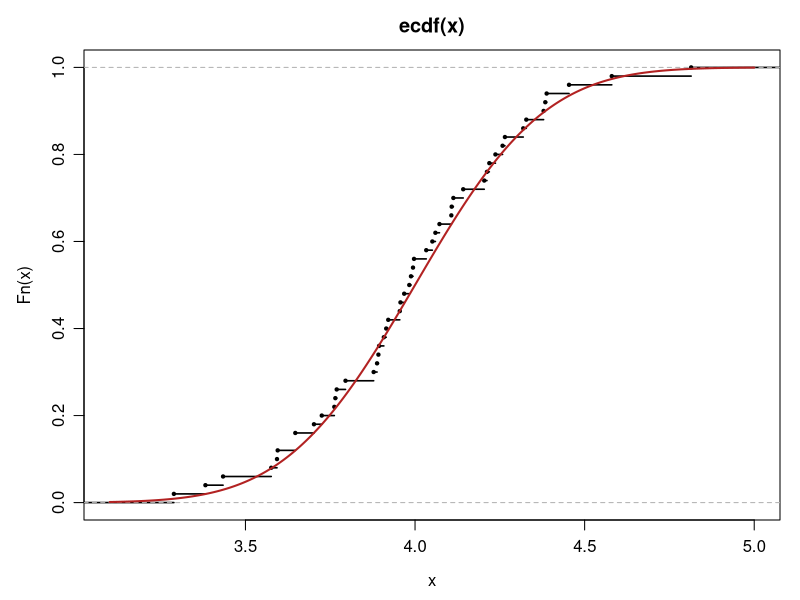
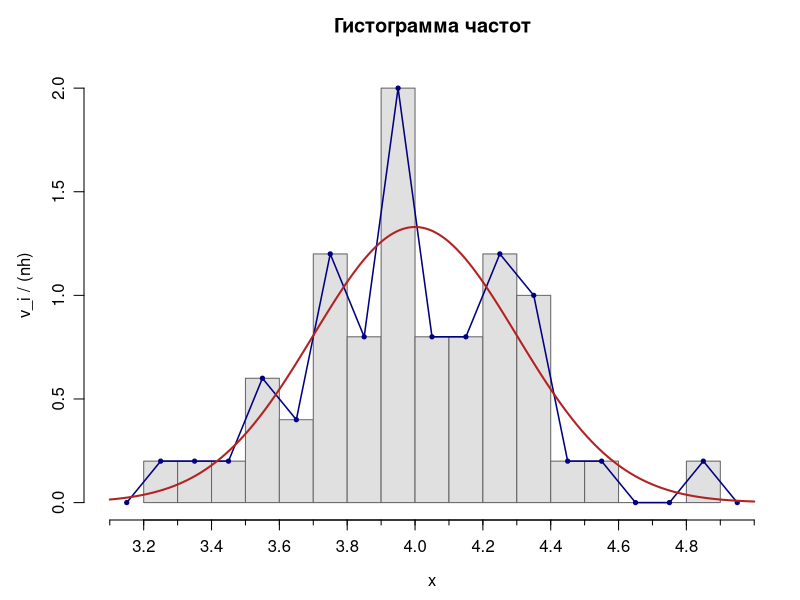

The R source for these figures, in order:
fig_dir <- "../report/fig"
dir.create(fig_dir, showWarnings = FALSE, recursive = TRUE)

# открыть pdf для рисунка (кириллица через cairo)
fig <- function(name, w = 6.5, h = 3.6) {
    cairo_pdf(file.path(fig_dir, paste0(name, ".pdf")),
              width = w, height = h, family = "Times New Roman")
    par(mar = c(4, 4.2, 2.5, 1), mgp = c(2.5, 0.8, 0))
}
hdr <- function(s) cat("\n", s, "\n", sep = "")

res <- list()
keep <- function(name, value) res[[name]] <<- value

x <- c(3.795, 3.434, 3.892, 4.258, 4.814, 4.072, 3.765, 3.647, 4.108, 3.888, 3.576, 4.204, 4.033, 4.388,
       4.319, 3.988, 3.769, 3.997, 4.113, 3.725, 3.968,
       3.595, 4.580, 4.237, 3.382, 4.328, 3.983, 3.915, 3.908, 3.878, 3.957, 4.107, 4.384, 4.454,
       4.219, 4.051, 3.955, 3.762, 3.593, 4.212, 3.894, 3.702,
       3.289, 4.060, 3.921, 4.379, 3.647, 3.994, 4.265, 4.142)
n <- length(x)
al <- 0.05 # alpha_2
c0 <- 3.76; d0 <- 4.12 # отрезок [c, d]
h <- 0.10 # шаг гистограммы
a0 <- 4.00; sig0 <- 0.30 # основная гипотеза
a1 <- 3.60; sig1 <- 0.30 # альтернатива (задание 8)

hdr("1)")
xs <- sort(x)
cat("n =", n, "\n")
print(xs)

# группировка с шагом h, границы кратны h; интервалы вида (l, u]
brk <- round(seq(floor(min(x) / h) * h, ceiling(max(x) / h) * h, by = h), 2)
hs <- hist(x, breaks = brk, plot = FALSE)
grp <- data.frame(LW = brk[-length(brk)], UP = brk[-1], MID = hs$mids,
                  NU = hs$counts, W = hs$counts / n, DENS = hs$density)
print(grp)

# ЭФР вместе с F0 = N(a0, sig0^2)
ef <- ecdf(x)
xx <- seq(3.1, 5.0, length.out = 500)
fig("t1_ecdf")
plot(ef, do.points = FALSE, verticals = FALSE, main = "ecdf(x)", lwd = 1.6,
     xlab = "x", ylab = "Fn(x)", xlim = range(xx), col.01line = "grey70")
points(unique(xs), ef(unique(xs)), pch = 19, cex = 0.45)
lines(xx, pnorm(xx, a0, sig0), col = "firebrick", lwd = 2)
invisible(dev.off())

# гистограмма (высоты nu_i / (n h)) и полигон частот (середины интервалов, замкнут на ось)
pmid <- c(min(hs$mids) - h, hs$mids, max(hs$mids) + h)
pden <- c(0, hs$density, 0)
fig("t1_hist")
plot(hs, freq = FALSE, col = "grey88", border = "grey40", main = "Гистограмма частот", xlab = "x",
     ylab = "v_i / (nh)", xlim = range(xx), ylim = c(0, 2.1), xaxt = "n")
axis(1, at = seq(3.1, 5.0, by = 0.1), labels = FALSE, tcl = -0.25)
axis(1, at = seq(3.2, 4.8, by = 0.2))
lines(pmid, pden, type = "o", pch = 19, cex = 0.5, col = "navy", lwd = 1.5)
lines(xx, dnorm(xx, a0, sig0), col = "firebrick", lwd = 2)
invisible(dev.off())


# Задание 2. Выборочные характеристики
hdr("2)")
m <- mean(x)
s2 <- mean(x^2) - m^2 # выборочная дисперсия
S2 <- n * s2 / (n - 1) # исправленная дисперсия
med <- median(x) # n четное: (x_(25) + x_(26)) / 2
asy <- mean((x - m)^3) / s2^(3/2)
exc <- mean((x - m)^4) / s2^2 - 3
pr <- sum(x >= c0 & x <= d0) / n
cat(sprintf("mean = %.5f  s2 = %.6f  S2 = %.6f  s = %.5f\n", m, s2, S2, sqrt(s2)))
cat(sprintf("x_(25) = %.3f  x_(26) = %.3f  med = %.4f\n", xs[25], xs[26], med))
cat(sprintf("m3 = %.6f  m4 = %.6f  s^3 = %.6f  s^4 = %.6f\n",
            mean((x - m)^3), mean((x - m)^4), s2^(3/2), s2^2))
cat(sprintf("asy = %.4f  exc = %.4f\n", asy, exc))
cat(sprintf("#{c <= X <= d} = %d  P = %.2f\n", sum(x >= c0 & x <= d0), pr))
cat(sprintf("sum x = %.3f  sum x^2 = %.6f\n", sum(x), sum(x^2)))
keep("mean", m); keep("s2", s2); keep("S2", S2); keep("median", med)
keep("asy", asy); keep("exc", exc); keep("prob_cd", pr)

hdr("3)")
a_hat <- m
s2_hat <- s2
bias_a <- 0
bias_s2 <- -s2 / n # E s^2 - sigma^2 = -sigma^2 / n, подставляем s^2
cat(sprintf("a_hat = %.5f  sigma2_hat = %.6f\n", a_hat, s2_hat))
cat(sprintf("bias(a_hat) = 0  bias(sigma2_hat) = -sigma^2/n ~ %.6f\n", bias_s2))
keep("bias_s2", bias_s2)

hdr("4)")
s1 <- sqrt(s2)
ta <- qt(1 - al / 2, n - 1)
da <- s1 * ta / sqrt(n - 1)
xal1 <- qchisq(al / 2, n - 1)
xal2 <- qchisq(al / 2, n - 1, lower.tail = FALSE)
ns2 <- n * s2
CI <- data.frame(PAR = c("a", "sigma^2", "sigma"),
                 LOWER = c(m - da, ns2 / xal2, sqrt(ns2 / xal2)),
                 UPPER = c(m + da, ns2 / xal1, sqrt(ns2 / xal1)))
cat(sprintf("t = %.4f  delta = %.5f  chi2_low = %.4f  chi2_up = %.4f  n s^2 = %.5f\n",
            ta, da, xal1, xal2, ns2))
print(CI, digits = 6)
print(t.test(x, conf.level = 1 - al)$conf.int)
keep("ci_a_lo", CI$LOWER[1]); keep("ci_a_up", CI$UPPER[1])
keep("ci_s2_lo", CI$LOWER[2]); keep("ci_s2_up", CI$UPPER[2])

hdr("5)")
v2 <- (0:(n - 1)) / n # F_n(X_(i) - 0)
v3 <- (1:n) / n # F_n(X_(i))
v4 <- pnorm(xs, a0, sig0) # F_0(X_(i))
v5 <- abs(v2 - v4)
v6 <- abs(v3 - v4)
v7 <- pmax(v5, v6)
Dn <- max(v7)
t.ks <- data.frame(I = 1:n, X = xs, Fn0 = v2, Fn1 = v3, F0 = v4, D1 = v5, D2 = v6, M = v7)
imax <- which.max(v7)
# для отчета: первые 3 строки и 3 строки вокруг максимума
print(t.ks[c(1:3, (imax - 1):(imax + 1)), ], digits = 5)
Dnn <- sqrt(n) * Dn

# D_n и предельное распределение Колмогорова K(x)
pkolm <- function(q, n) stats:::pkolmogorov(q, n)
qkolm <- function(p, n) uniroot(function(q) pkolm(q, n) - p, c(1e-6, 1), tol = 1e-12)$root
# K(x) = sum_{j = -inf}^{inf} (-1)^j exp(-2 j^2 x^2)
pkolm_lim <- function(t) {
    j <- -100:100
    sum((-1)^j * exp(-2 * j^2 * t^2))
}
qkolm_lim <- function(p) uniroot(function(t) pkolm_lim(t) - p, c(0.3, 3), tol = 1e-12)$root

xal_ks <- sqrt(n) * qkolm(1 - al, n) # критическое значение для sqrt(n) D_n
xal_ks_lim <- qkolm_lim(1 - al)
pv_ks <- 1 - pkolm(Dn, n)
pv_ks_lim <- 1 - pkolm_lim(Dnn)
phi_ks <- as.integer(Dnn > xal_ks)
cat(sprintf("D_n = %.5f  sqrt(n) D_n = %.4f\n", Dn, Dnn))
cat(sprintf("x_alpha (точн.) = %.4f  x_alpha (пред.) = %.4f  phi = %d\n", xal_ks, xal_ks_lim, phi_ks))
cat(sprintf("p-value (точн.) = %.4f  p-value (пред.) = %.4f\n", pv_ks, pv_ks_lim))
# ks.test предупреждает о совпадении 3.647 (два раза), на D_n это не влияет
print(suppressWarnings(ks.test(x, "pnorm", a0, sig0)))
keep("Dn", Dn); keep("ks_xal", xal_ks); keep("ks_pv", pv_ks); keep("ks_pv_lim", pv_ks_lim)

hdr("6)")
# объединяем соседние интервалы гистограммы (шаг h) так, чтобы
# интервалов было не более 6 и n p_i >= 5 при H0
brk6 <- c(-Inf, 3.7, 3.9, 4.0, 4.1, 4.3, Inf)
r <- length(brk6) - 1
nu <- as.vector(table(cut(x, brk6, right = TRUE)))
p0 <- pnorm(brk6[2:(r + 1)], a0, sig0) - pnorm(brk6[1:r], a0, sig0)
np0 <- n * p0
res6 <- (nu - np0) / sqrt(np0)
res62 <- res6^2
t.chisq <- data.frame(LW = brk6[1:r], UP = brk6[2:(r + 1)], OBS = nu, P0 = p0, EXP = np0,
                      RES = res6, RES2 = res62)
print(t.chisq, digits = 4)
X2 <- sum(res62)
df6 <- r - 1
xal6 <- qchisq(1 - al, df6)
pv6 <- pchisq(X2, df6, lower.tail = FALSE)
cat(sprintf("X2 = %.4f  df = %d  x_alpha = %.4f  phi = %d  p-value = %.4f\n",
            X2, df6, xal6, as.integer(X2 > xal6), pv6))
print(chisq.test(nu, p = p0))
keep("X2_simple", X2); keep("pv_simple", pv6)

hdr("7)")
# Параметры нельзя подставлять из негруппированной выборки (X, s^2):
# тогда статистика не имеет предельного распределения хи-квадрат(r - 3).
# Берем ту же группировку и считаем статистику как функцию параметра.
# th = (a, sigma), z_i = (u_i - a) / sigma, p_i = Phi(z_i) - Phi(z_{i-1})
pr_grp <- function(th) diff(pnorm(brk6, th[1], th[2]))
chi2_fun <- function(th) {
    p <- pr_grp(th)
    sum((nu - n * p)^2 / (n * p))
}
nll_grp <- function(th) -sum(nu * log(pr_grp(th)))   # минус логарифм группового правдоподобия

# производные p_i по a и sigma:
# dp_i/da = -(phi(z_i) - phi(z_{i-1})) / sigma, dp_i/dsigma = -(z_i phi(z_i) - z_{i-1} phi(z_{i-1})) / sigma
pd <- function(th) {
    z <- (brk6 - th[1]) / th[2]
    zdz <- ifelse(is.finite(z), z * dnorm(z), 0)     # z phi(z) = 0 при z = -inf, +inf
    list(p = diff(pnorm(z)), da = -diff(dnorm(z)) / th[2], ds = -diff(zdz) / th[2])
}
# градиент X2: dX2/dtheta_j = -sum nu_i^2 / (n p_i^2) dp_i/dtheta_j
grad_chi2 <- function(th) {
    d <- pd(th)
    w <- nu^2 / (n * d$p^2)
    c(-sum(w * d$da), -sum(w * d$ds))
}
# градиент -sum nu_i ln p_i: -sum nu_i / p_i dp_i/dtheta_j
grad_nll <- function(th) {
    d <- pd(th)
    w <- nu / d$p
    c(-sum(w * d$da), -sum(w * d$ds))
}

# Градиентный спуск: theta <- theta - eta grad f(theta).
# Если f выросла (или sigma <= 0), шаг eta делим пополам
# (допуск 1e-12: у минимума разности f сравнимы с ошибками округления).
# Остановка, когда длина градиента меньше eps.
grad_desc <- function(f, gr, th, eta = 0.01, eps = 1e-8, maxit = 10000) {
    k <- 0
    repeat {
        g <- gr(th)
        if (sqrt(sum(g^2)) < eps || k >= maxit) break
        th_new <- th - eta * g
        while (th_new[2] <= 0 || f(th_new) > f(th) + 1e-12) {
            eta <- eta / 2
            th_new <- th - eta * g
            if (eta < 1e-12) break
        }
        th <- th_new
        k <- k + 1
        if (k <= 3) cat(sprintf("  итерация %d: a = %.6f  sigma = %.6f  f = %.6f\n", k, th[1], th[2], f(th)))
    }
    cat(sprintf("  итераций %d, шаг eta = %.5f, |grad| = %.1e\n", k, eta, sqrt(sum(g^2))))
    list(par = th, value = f(th), iter = k, eta = eta)
}

# 1) минимизируем хи-квадрат: X2_hat = min_theta X2(theta), старт theta_0 = (mean, s)
cat(sprintf("старт: a = %.5f  sigma = %.5f  X2 = %.6f\n", m, s1, chi2_fun(c(m, s1))))
cat("градиентный спуск для X2(a, sigma):\n")
gd1 <- grad_desc(chi2_fun, grad_chi2, c(m, s1))
a_mc <- gd1$par[1]; sig_mc <- gd1$par[2]; X2_mc <- gd1$value

# проверка: перебор по сетке со сгущением (шаги 0.01, ..., 1e-6):
# считаем f во всех узлах, берем узел с наименьшим значением, вокруг него сетка в 10 раз мельче
grid_min <- function(f, a_lim = c(3.5, 4.5), s_lim = c(0.1, 0.6)) {
    for (step in 10^-(2:6)) {
        ag <- seq(a_lim[1], a_lim[2], by = step)
        sg <- seq(s_lim[1], s_lim[2], by = step)
        val <- outer(ag, sg, Vectorize(function(a, s) f(c(a, s))))
        k <- which(val == min(val), arr.ind = TRUE)[1, ]
        best <- c(ag[k[1]], sg[k[2]], min(val))
        a_lim <- best[1] + c(-2, 2) * step
        s_lim <- best[2] + c(-2, 2) * step
    }
    best
}
gr1 <- grid_min(chi2_fun)
cat(sprintf("проверка сеткой: a = %.6f  sigma = %.6f  X2 = %.6f\n", gr1[1], gr1[2], gr1[3]))

# 2) ОМП по сгруппированным данным тем же спуском: min -sum nu_i ln p_i(theta)
cat("градиентный спуск для ОМП по группам:\n")
gd2 <- grad_desc(nll_grp, grad_nll, c(m, s1))
a_gm <- gd2$par[1]; sig_gm <- gd2$par[2]; X2_gm <- chi2_fun(gd2$par)

df7 <- r - 1 - 2
xal7 <- qchisq(1 - al, df7)
pv7 <- pchisq(X2_mc, df7, lower.tail = FALSE)
pv7g <- pchisq(X2_gm, df7, lower.tail = FALSE)
p_mc <- pr_grp(c(a_mc, sig_mc))
t.chisq7 <- data.frame(LW = brk6[1:r], UP = brk6[2:(r + 1)], OBS = nu, P = p_mc, EXP = n * p_mc,
                       RES = (nu - n * p_mc) / sqrt(n * p_mc), RES2 = (nu - n * p_mc)^2 / (n * p_mc))
print(t.chisq7, digits = 4)
cat(sprintf("мин. хи-квадрат: a = %.5f  sigma = %.5f  sigma^2 = %.6f  X2 = %.4f  p-value = %.4f\n",
            a_mc, sig_mc, sig_mc^2, X2_mc, pv7))
cat(sprintf("ОМП по группам:  a = %.5f  sigma = %.5f  sigma^2 = %.6f  X2 = %.4f  p-value = %.4f\n",
            a_gm, sig_gm, sig_gm^2, X2_gm, pv7g))
cat(sprintf("df = %d  x_alpha = %.4f  phi = %d\n", df7, xal7, as.integer(X2_mc > xal7)))
keep("X2_mc", X2_mc); keep("a_mc", a_mc); keep("sig_mc", sig_mc); keep("pv_mc", pv7)
keep("X2_gm", X2_gm); keep("a_gm", a_gm); keep("sig_gm", sig_gm)

hdr("8)")
# H0: (a, sigma^2) = (a0, sig0^2)  против  H1: (a, sigma^2) = (a1, sig1^2), sig0 = sig1, a1 < a0.
# ln L1/L0 = (a1 - a0)/sig^2 * sum x - n (a1^2 - a0^2)/(2 sig^2) убывает по sum x,
# значит критическая область {mean(X) <= C}, P0(mean(X) <= C) = alpha.
u <- qnorm(1 - al)
C8 <- a0 - u * sig0 / sqrt(n)
pow8 <- pnorm((C8 - a1) * sqrt(n) / sig1)
beta8 <- pnorm((C8 - a1) * sqrt(n) / sig1, lower.tail = FALSE)
phi8 <- as.integer(m <= C8)
pv8 <- pnorm((m - a0) * sqrt(n) / sig0)
cat(sprintf("u = %.4f  C = %.5f  n C = %.4f  mean = %.5f  sum x = %.3f  phi = %d\n",
            u, C8, n * C8, m, sum(x), phi8))
cat(sprintf("Z0 = %.4f  p-value = %.4f  b(phi) = 1 - %.3e\n", (m - a0) * sqrt(n) / sig0, pv8, beta8))

# поменяли местами: H0': (a1, sig1^2) против H1': (a0, sig0^2); область {mean(X) >= C'}
C8b <- a1 + u * sig1 / sqrt(n)
beta8b <- pnorm((C8b - a0) * sqrt(n) / sig0)
pow8b <- 1 - beta8b
phi8b <- as.integer(m >= C8b)
z8b <- (m - a1) * sqrt(n) / sig1
pv8b <- pnorm(z8b, lower.tail = FALSE)
cat(sprintf("C' = %.5f  n C' = %.4f  phi' = %d  Z1 = %.4f  p-value' = %.3e  power' = 1 - %.3e\n",
            C8b, n * C8b, phi8b, z8b, pv8b, beta8b))
cat(sprintf("sqrt(n)(a0 - a1)/sig - u = %.4f\n", sqrt(n) * (a0 - a1) / sig0 - u))
keep("np_C", C8); keep("np_beta", beta8); keep("np_pv", pv8)
keep("np_C2", C8b); keep("np_beta2", beta8b); keep("np_pv2", pv8b)

out <- data.frame(name = names(res), value = sprintf("%.12g", unlist(res)))
write.csv(out, "results_r.csv", row.names = FALSE, quote = FALSE)
cat("\nresults_r.csv\n")
